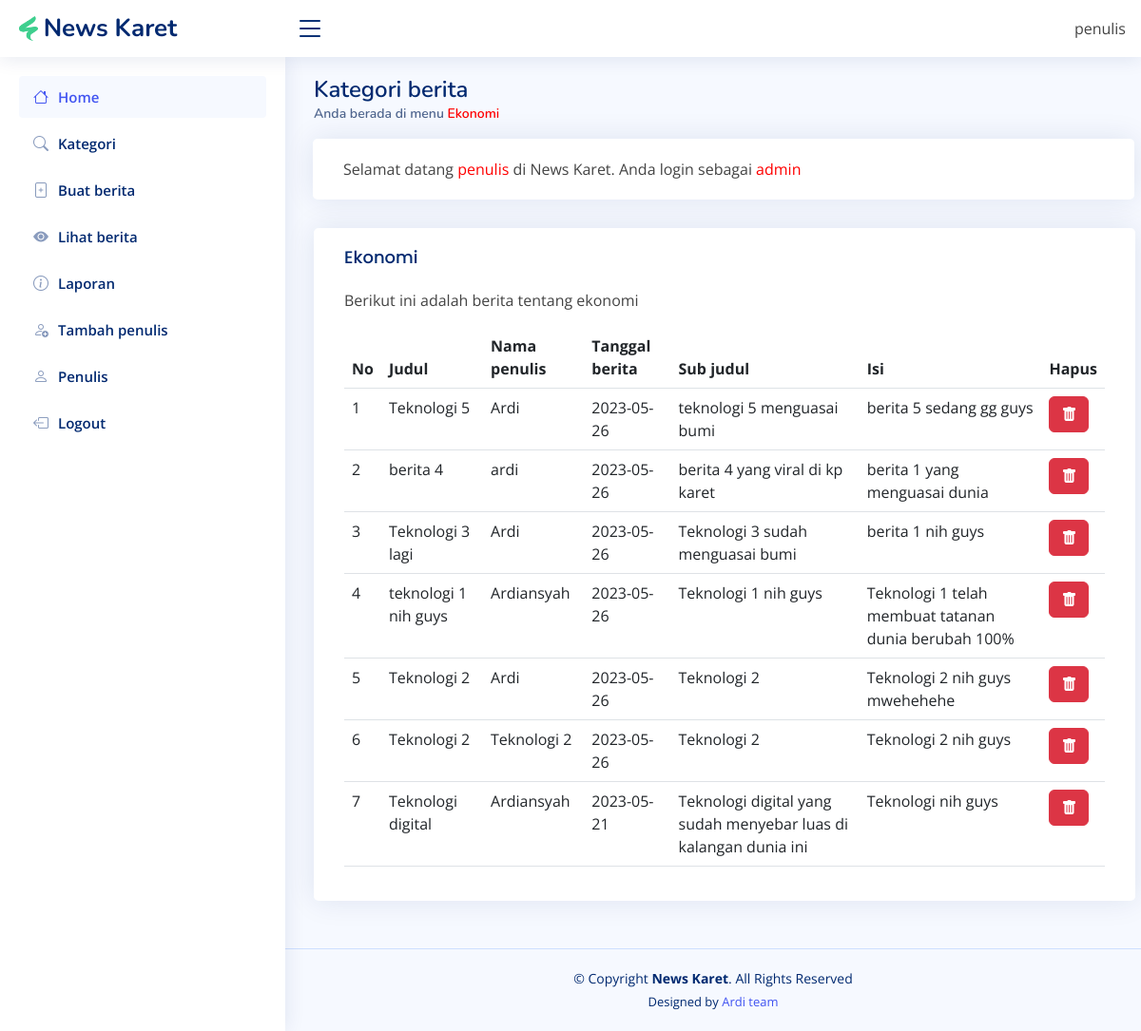
Page /kategori/teknologi.php (signed in) on the committed database.
### tables this page shows
CREATE TABLE `teknologi` (
  `id` int(11) NOT NULL,
  `judul` varchar(100) NOT NULL,
  `nama_penulis` varchar(35) NOT NULL,
  `tgl_berita` date NOT NULL,
  `sub_judul` varchar(300) NOT NULL,
  `isi_berita` text NOT NULL,
  `gambar` varchar(255) NOT NULL
);

### kategori/teknologi.php (the view, shortened to what this page needs)
<?php
include '../config/koneksi.php';
?>
<!DOCTYPE html>
<html lang="en">
  <head>
    <link
      href="../assets/vendor/bootstrap/css/bootstrap.min.css"
      rel="stylesheet"
    />
    <link
      href="../assets/vendor/bootstrap-icons/bootstrap-icons.css"
      rel="stylesheet"
    />
    <link
      href="../assets/vendor/boxicons/css/boxicons.min.css"
      rel="stylesheet"
    />
    <link href="../assets/vendor/quill/quill.snow.css" rel="stylesheet" />
    <link href="../assets/vendor/quill/quill.bubble.css" rel="stylesheet" />
    <link href="../assets/vendor/remixicon/remixicon.css" rel="stylesheet" />
    <link
      href="../assets/vendor/simple-datatables/style.css"
      rel="stylesheet"
    />
    <link href="../assets/css/style.css" rel="stylesheet" />
  </head>
  <body>
    <header id="header" class="header fixed-top d-flex align-items-center">
      <div class="d-flex align-items-center justify-content-between">
        <a href="" class="logo d-flex align-items-center">
          <img src="../assets/img/2.png" alt="" />
          <span class="d-none d-lg-block">News Karet</span>
        </a>
        <i class="bi bi-list toggle-sidebar-btn"></i>
      </div>
      <nav class="header-nav ms-auto">
        <ul class="d-flex align-items-center">
          <li class="nav-item pe-3">
            <span class="d-none d-md-block ps-2">
              <?= $_SESSION['username'] ?>
            </span>
          </li>
        </ul>
      </nav>
    </header>
    <aside id="sidebar" class="sidebar">
      <ul class="sidebar-nav" id="sidebar-nav">
        <li class="nav-item">
          <a
            class="nav-link"
            href="http://<?= $_SERVER['SERVER_NAME'] ?>/news-karet/admin/"
          >
            <i class="bi bi-house"></i>
            <span>Home</span>
          </a>
        </li>
        <li class="nav-item">
          <a
            class="nav-link collapsed"
            href="http://<?= $_SERVER['SERVER_NAME'] ?>/news-karet/admin/kategori.php"
          >
            <i class="bi bi-search"></i>
            <span>Kategori</span>
          </a>
        </li>
        <li class="nav-item">
          <a
            class="nav-link collapsed"
            href="http://<?= $_SERVER['SERVER_NAME'] ?>/news-karet/admin/buat-berita.php"
          >
            <i class="bi bi-file-plus"></i>
            <span>Buat berita</span>
          </a>
        </li>
        <li class="nav-item">
          <a
            class="nav-link collapsed"
            href="http://<?= $_SERVER['SERVER_NAME'] ?>/news-karet/admin/lihat-berita.php"
          >
            <i class="bi bi-eye-fill"></i>
            <span>Lihat berita</span>
          </a>
        </li>
        <li class="nav-item">
          <a
            class="nav-link collapsed"
            href="http://<?= $_SERVER['SERVER_NAME'] ?>/news-karet/admin/laporan.php"
          >
            <i class="bi bi-info-circle"></i>
            <span>Laporan</span>
          </a>
        </li>
        <li class="nav-item">
          <a
            class="nav-link collapsed"
            href="http://<?= $_SERVER['SERVER_NAME'] ?>/news-karet/admin/tambah-penulis.php"
          >
            <i class="bi bi-person-add"></i>
            <span>Tambah penulis</span>
          </a>
        </li>
        <li class="nav-item">
          <a
            class="nav-link collapsed"
            href="http://<?= $_SERVER['SERVER_NAME'] ?>/news-karet/admin/penulis.php"
          >
            <i class="bi bi-person"></i>
            <span>Penulis</span>
          </a>
        </li>
        <li class="nav-item">
          <a
            class="nav-link collapsed"
            href="http://<?= $_SERVER['SERVER_NAME'] ?>/news-karet/logout/"
          >
            <i class="bi bi-box-arrow-left"></i>
            <span>Logout</span>
          </a>
        </li>
      </ul>
    </aside>
    <main id="main" class="main">
      <div class="pagetitle">
        <h1>Kategori berita</h1>
        <nav>
          <ol class="breadcrumb">
            <li class="breadcrumb-item active">
              Anda berada di menu <span style="color: red">Ekonomi</span>
            </li>
          </ol>
        </nav>
      </div>
      <section class="section dashboard">
        <div class="row">
          <div class="col-lg-12">
            <div class="row">
              <div class="card" style="margin-left: 11px;">
                <div class="card-body" style="padding-top: 20px;">
                  Selamat datang <span style="color: red;"><?= $_SESSION['username'] ?></span> di News Karet. Anda login sebagai <span style="color: red;"><?= $_SESSION['level'] ?></span>
                </div>
              </div>
              <div class="card" style="margin-left: 12px;">
                <div class="card-body">
                  <h5 class="card-title">Ekonomi</h5>
                  <p>Berikut ini adalah berita tentang ekonomi</p>
                  <table class="table datatable">
                    <thead>
                      <tr>
                        <th scope="col">No</th>
                        <th scope="col">Judul</th>
                        <th scope="col">Nama penulis</th>
                        <th scope="col">Tanggal berita</th>
                        <th scope="col">Sub judul</th>
                        <th scope="col">Isi</th>
                        <th scope="col">Hapus</th>
                      </tr>
                    </thead>
                    <tbody>
                      <?php
                      $no = 1;
                      $tampil = mysqli_query($con, "SELECT * FROM `teknologi` order by id desc");
                      while ($d = mysqli_fetch_object($tampil)){
                      ?>
                      <tr>
                        <td><?= $no++ ?></td>
                        <td><?= $d->judul?></td>
                        <td><?= $d->nama_penulis?></td>
                        <td><?= $d->tgl_berita?></td>
                        <td><?= $d->sub_judul?></td>
                        <td><?= $d->isi_berita?></td>
                        <td>
                          <form action="" method="post"><input type="hidden" name="id" value="<?= $d->id ?>"><button name="hapus" class="btn btn-danger" data-bs-toggle="tooltip" title="Hapus"><i class="bi bi-trash-fill"></i></button></form>
                        </td>
                      </tr>
                      <?php
                      }
                      ?>
                    </tbody>
                  </table>
                </div>
                </div>
            </div>
          </div>
        </div>
      </section>
    </main>
    <footer id="footer" class="footer">
      <div class="copyright">
        &copy; Copyright <strong><span>News Karet</span></strong
        >. All Rights Reserved
      </div>
      <div class="credits">
        Designed by
        <a href="https://github.com/ardiansyah835" target="_blank">Ardi team</a>
      </div>
    </footer>
  </body>
</html>

### assets/css/style.css (style rules this page uses)
:root { scroll-behavior: smooth; }
body { font-family: "Open Sans", sans-serif; background: #f6f9ff; color: #444444; }
a { color: #4154f1; text-decoration: none; }
h1, h2, h3, h4, h5, h6 { font-family: "Nunito", sans-serif; }
#main { margin-top: 60px; padding: 20px 30px; transition: all 0.3s; }
.pagetitle { margin-bottom: 10px; }
.pagetitle h1 { font-size: 24px; margin-bottom: 0; font-weight: 600; color: #012970; }
.card { margin-bottom: 30px; border: none; border-radius: 5px; box-shadow: 0px 0 30px rgba(1, 41, 112, 0.1); }
.card-title { padding: 20px 0 15px 0; font-size: 18px; font-weight: 500; color: #012970; font-family: "Poppins", sans-serif; }
.card-body { padding: 0 20px 20px 20px; }
.breadcrumb { font-size: 14px; font-family: "Nunito", sans-serif; color: #899bbd; font-weight: 600; }
.breadcrumb .breadcrumb-item::before { color: #899bbd; }
.breadcrumb .active { color: #51678f; font-weight: 600; }
.logo { line-height: 1; }
@media (min-width: 1200px) { .logo { width: 280px; } }
.logo img { max-height: 26px; margin-right: 6px; }
.logo span { font-size: 26px; font-weight: 700; color: #012970; font-family: "Nunito", sans-serif; }
.header { transition: all 0.5s; z-index: 997; height: 60px; box-shadow: 0px 2px 20px rgba(1, 41, 112, 0.1); background-color: #fff; padding-left: 20px; }
.header .toggle-sidebar-btn { font-size: 32px; padding-left: 10px; cursor: pointer; color: #012970; }
.header-nav ul { list-style: none; }
.header-nav>ul { margin: 0; padding: 0; }
.sidebar { position: fixed; top: 60px; left: 0; bottom: 0; width: 300px; z-index: 996; transition: all 0.3s; padding: 20px; overflow-y: auto; scrollbar-width: thin; scrollbar-color: #aab7cf transparent; box-shadow: 0px 0px 20px rgba(1, 41, 112, 0.1); background-color: #fff; }
@media (min-width: 1200px) { #main, #footer { margin-left: 300px; } }
.sidebar-nav { padding: 0; margin: 0; list-style: none; }
.sidebar-nav li { padding: 0; margin: 0; list-style: none; }
.sidebar-nav .nav-item { margin-bottom: 5px; }
.sidebar-nav .nav-link { display: flex; align-items: center; font-size: 15px; font-weight: 600; color: #4154f1; transition: 0.3; background: #f6f9ff; padding: 10px 15px; border-radius: 4px; }
.sidebar-nav .nav-link i { font-size: 16px; margin-right: 10px; color: #4154f1; }
.sidebar-nav .nav-link.collapsed { color: #012970; background: #fff; }
.sidebar-nav .nav-link.collapsed i { color: #899bbd; }
.footer { padding: 20px 0; font-size: 14px; transition: all 0.3s; border-top: 1px solid #cddfff; }
.footer .copyright { text-align: center; color: #012970; }
.footer .credits { padding-top: 5px; text-align: center; font-size: 13px; color: #012970; }

### rows in the picture
teknologi: judul "Teknologi 5", nama_penulis "Ardi", tgl_berita "2023-05-26", sub_judul "teknologi 5 menguasai bumi", isi_berita "berita 5 sedang gg guys"
teknologi: judul "berita 4", nama_penulis "ardi", tgl_berita "2023-05-26", sub_judul "berita 4 yang viral di kp karet", isi_berita "berita 1 yang menguasai dunia"
teknologi: judul "Teknologi 3 lagi", nama_penulis "Ardi", tgl_berita "2023-05-26", sub_judul "Teknologi 3 sudah menguasai bumi", isi_berita "berita 1 nih guys"
teknologi: judul "teknologi 1 nih guys", nama_penulis "Ardiansyah", tgl_berita "2023-05-26", sub_judul "Teknologi 1 nih guys", isi_berita "Teknologi 1 telah membuat tatanan dunia berubah 100%"
teknologi: judul "Teknologi 2", nama_penulis "Ardi", tgl_berita "2023-05-26", sub_judul "Teknologi 2", isi_berita "Teknologi 2 nih guys mwehehehe"
teknologi: judul "Teknologi 2", nama_penulis "Teknologi 2", tgl_berita "2023-05-26", sub_judul "Teknologi 2", isi_berita "Teknologi 2 nih guys"
teknologi: judul "Teknologi digital", nama_penulis "Ardiansyah", tgl_berita "2023-05-21", sub_judul "Teknologi digital yang sudah menyebar luas di kalangan dunia ini", isi_berita "Teknologi nih guys"

### other values in the picture
$_SESSION['username'] "penulis"
$_SESSION['level'] "admin"
